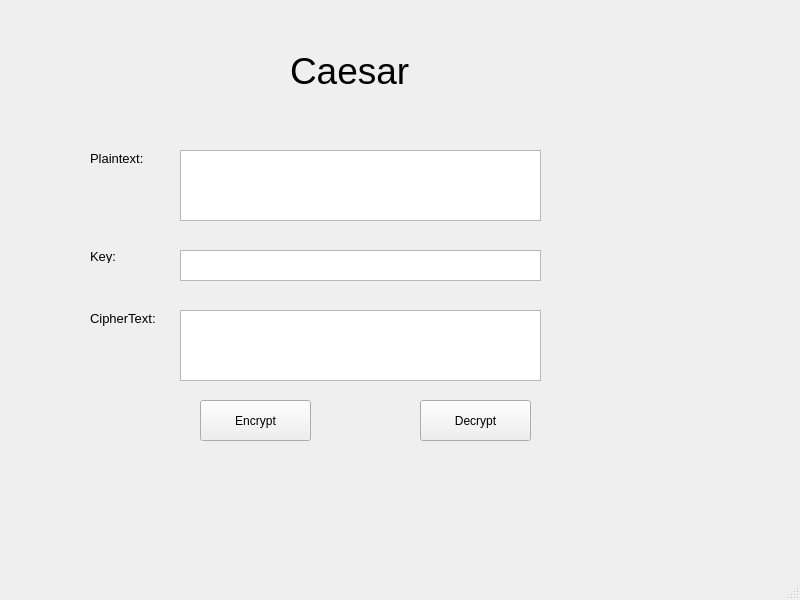
<?xml version="1.0" encoding="UTF-8"?>
<ui version="4.0">
 <class>MainWindow</class>
 <widget class="QMainWindow" name="MainWindow">
  <property name="geometry">
   <rect>
    <x>0</x>
    <y>0</y>
    <width>800</width>
    <height>600</height>
   </rect>
  </property>
  <property name="windowTitle">
   <string>MainWindow</string>
  </property>
  <widget class="QWidget" name="centralwidget">
   <widget class="QLabel" name="label">
    <property name="geometry">
     <rect>
      <x>290</x>
      <y>40</y>
      <width>181</width>
      <height>61</height>
     </rect>
    </property>
    <property name="font">
     <font>
      <pointsize>28</pointsize>
     </font>
    </property>
    <property name="text">
     <string>Caesar</string>
    </property>
   </widget>
   <widget class="QLabel" name="label_2">
    <property name="geometry">
     <rect>
      <x>90</x>
      <y>150</y>
      <width>101</width>
      <height>16</height>
     </rect>
    </property>
    <property name="font">
     <font>
      <pointsize>10</pointsize>
     </font>
    </property>
    <property name="text">
     <string>Plaintext:</string>
    </property>
   </widget>
   <widget class="QLabel" name="label_3">
    <property name="geometry">
     <rect>
      <x>90</x>
      <y>250</y>
      <width>47</width>
      <height>13</height>
     </rect>
    </property>
    <property name="font">
     <font>
      <pointsize>10</pointsize>
     </font>
    </property>
    <property name="text">
     <string>Key:</string>
    </property>
   </widget>
   <widget class="QLabel" name="label_4">
    <property name="geometry">
     <rect>
      <x>90</x>
      <y>310</y>
      <width>91</width>
      <height>16</height>
     </rect>
    </property>
    <property name="font">
     <font>
      <pointsize>10</pointsize>
     </font>
    </property>
    <property name="text">
     <string>CipherText:</string>
    </property>
   </widget>
   <widget class="QPlainTextEdit" name="txt_plaintext">
    <property name="geometry">
     <rect>
      <x>180</x>
      <y>150</y>
      <width>361</width>
      <height>71</height>
     </rect>
    </property>
   </widget>
   <widget class="QPlainTextEdit" name="txt_key">
    <property name="geometry">
     <rect>
      <x>180</x>
      <y>250</y>
      <width>361</width>
      <height>31</height>
     </rect>
    </property>
   </widget>
   <widget class="QPlainTextEdit" name="txt_ciphertext">
    <property name="geometry">
     <rect>
      <x>180</x>
      <y>310</y>
      <width>361</width>
      <height>71</height>
     </rect>
    </property>
   </widget>
   <widget class="QToolButton" name="btn_encrypt">
    <property name="geometry">
     <rect>
      <x>200</x>
      <y>400</y>
      <width>111</width>
      <height>41</height>
     </rect>
    </property>
    <property name="text">
     <string>Encrypt</string>
    </property>
   </widget>
   <widget class="QToolButton" name="btn_decrypt">
    <property name="geometry">
     <rect>
      <x>420</x>
      <y>400</y>
      <width>111</width>
      <height>41</height>
     </rect>
    </property>
    <property name="text">
     <string>Decrypt</string>
    </property>
   </widget>
  </widget>
  <widget class="QMenuBar" name="menubar">
   <property name="geometry">
    <rect>
     <x>0</x>
     <y>0</y>
     <width>800</width>
     <height>21</height>
    </rect>
   </property>
  </widget>
  <widget class="QStatusBar" name="statusbar"/>
 </widget>
 <resources/>
 <connections/>
</ui>
